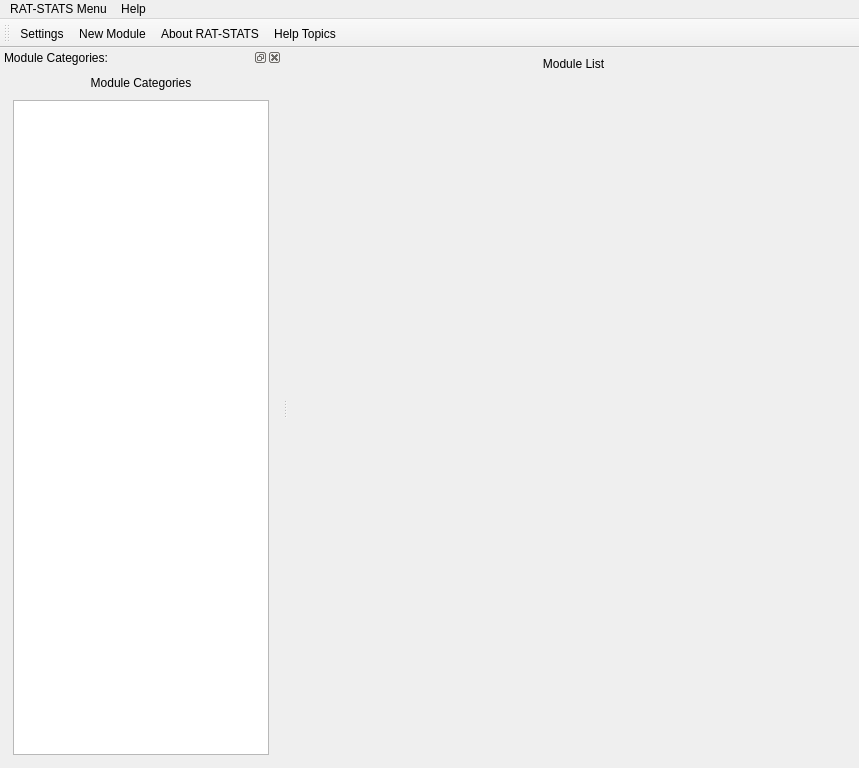
<?xml version="1.0" encoding="UTF-8"?>
<ui version="4.0">
 <class>UIRStatsMain</class>
 <widget class="QMainWindow" name="UIRStatsMain">
  <property name="geometry">
   <rect>
    <x>0</x>
    <y>0</y>
    <width>859</width>
    <height>768</height>
   </rect>
  </property>
  <property name="windowTitle">
   <string>RAT-STATS 2017</string>
  </property>
  <widget class="QWidget" name="m_main">
   <layout class="QVBoxLayout" name="verticalLayout">
    <item>
     <widget class="QLabel" name="m_lblModuleList">
      <property name="sizePolicy">
       <sizepolicy hsizetype="Preferred" vsizetype="Fixed">
        <horstretch>0</horstretch>
        <verstretch>0</verstretch>
       </sizepolicy>
      </property>
      <property name="text">
       <string>Module List</string>
      </property>
      <property name="alignment">
       <set>Qt::AlignCenter</set>
      </property>
     </widget>
    </item>
    <item>
     <widget class="QFrame" name="m_lytModules">
      <layout class="QVBoxLayout" name="verticalLayout_3">
       <property name="leftMargin">
        <number>4</number>
       </property>
       <property name="topMargin">
        <number>4</number>
       </property>
       <property name="rightMargin">
        <number>4</number>
       </property>
       <property name="bottomMargin">
        <number>4</number>
       </property>
      </layout>
     </widget>
    </item>
   </layout>
  </widget>
  <widget class="QToolBar" name="m_tlbCommands">
   <property name="windowTitle">
    <string>toolBar</string>
   </property>
   <attribute name="toolBarArea">
    <enum>TopToolBarArea</enum>
   </attribute>
   <attribute name="toolBarBreak">
    <bool>false</bool>
   </attribute>
   <addaction name="m_actionSettings_Manager"/>
   <addaction name="m_actionAdd_New_Module"/>
   <addaction name="m_actionAbout_RAT_STATS_2017"/>
   <addaction name="m_actionHelp_Topics"/>
  </widget>
  <widget class="QDockWidget" name="m_dockCategories">
   <property name="windowTitle">
    <string>Module Categories:</string>
   </property>
   <attribute name="dockWidgetArea">
    <number>1</number>
   </attribute>
   <widget class="QWidget" name="dockWidgetContents">
    <layout class="QVBoxLayout" name="verticalLayout_4">
     <item>
      <widget class="QLabel" name="m_lblCategoryList">
       <property name="text">
        <string>Module Categories</string>
       </property>
       <property name="alignment">
        <set>Qt::AlignCenter</set>
       </property>
      </widget>
     </item>
     <item>
      <widget class="QFrame" name="verticalFrame">
       <layout class="QVBoxLayout" name="verticalLayout_2">
        <property name="leftMargin">
         <number>4</number>
        </property>
        <property name="topMargin">
         <number>4</number>
        </property>
        <property name="rightMargin">
         <number>4</number>
        </property>
        <property name="bottomMargin">
         <number>4</number>
        </property>
        <item>
         <widget class="QListWidget" name="m_lstCategories">
          <property name="sizePolicy">
           <sizepolicy hsizetype="Expanding" vsizetype="Expanding">
            <horstretch>0</horstretch>
            <verstretch>0</verstretch>
           </sizepolicy>
          </property>
          <property name="font">
           <font>
            <pointsize>9</pointsize>
           </font>
          </property>
          <property name="styleSheet">
           <string notr="true">QListWidget:focus {border: 3px solid #FFFFCC;}</string>
          </property>
         </widget>
        </item>
       </layout>
      </widget>
     </item>
    </layout>
   </widget>
  </widget>
  <widget class="QMenuBar" name="m_menuBar">
   <property name="geometry">
    <rect>
     <x>0</x>
     <y>0</y>
     <width>859</width>
     <height>20</height>
    </rect>
   </property>
   <widget class="QMenu" name="m_menuFile">
    <property name="title">
     <string>RAT-STATS Menu</string>
    </property>
    <addaction name="m_actionSettings_Manager"/>
    <addaction name="m_actionAdd_New_Module"/>
    <addaction name="separator"/>
    <addaction name="m_actionExit"/>
   </widget>
   <widget class="QMenu" name="m_menuHelp">
    <property name="title">
     <string>Help</string>
    </property>
    <addaction name="m_actionHelp_Topics"/>
    <addaction name="m_actionAbout_RAT_STATS_2017"/>
   </widget>
   <addaction name="m_menuFile"/>
   <addaction name="m_menuHelp"/>
  </widget>
  <action name="m_actionSettings_Manager">
   <property name="text">
    <string>Settings...</string>
   </property>
   <property name="shortcut">
    <string>Alt+S</string>
   </property>
  </action>
  <action name="m_actionExit">
   <property name="text">
    <string>Exit</string>
   </property>
   <property name="shortcut">
    <string>Alt+Q</string>
   </property>
  </action>
  <action name="m_actionHelp_Topics">
   <property name="text">
    <string>Help Topics</string>
   </property>
   <property name="shortcut">
    <string>Alt+K</string>
   </property>
  </action>
  <action name="m_actionAbout_RAT_STATS_2017">
   <property name="text">
    <string>About RAT-STATS</string>
   </property>
   <property name="shortcut">
    <string>Alt+A</string>
   </property>
  </action>
  <action name="m_actionAdd_New_Module">
   <property name="text">
    <string>New Module...</string>
   </property>
   <property name="toolTip">
    <string>Create a new module</string>
   </property>
   <property name="shortcut">
    <string>Alt+N</string>
   </property>
  </action>
  <action name="actionNormal">
   <property name="text">
    <string>Normal</string>
   </property>
  </action>
  <action name="actionLarger">
   <property name="text">
    <string>Larger</string>
   </property>
  </action>
  <action name="actionLargest">
   <property name="text">
    <string>Largest</string>
   </property>
  </action>
 </widget>
 <resources/>
 <connections/>
</ui>
